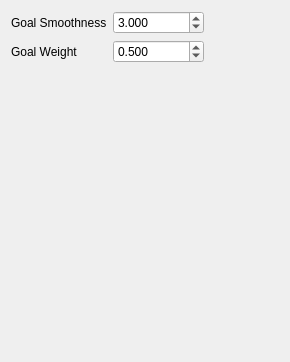
<?xml version="1.0" encoding="UTF-8"?>
<ui version="4.0">
 <class>goalAttr</class>
 <widget class="QWidget" name="goalAttr">
  <property name="geometry">
   <rect>
    <x>0</x>
    <y>0</y>
    <width>290</width>
    <height>362</height>
   </rect>
  </property>
  <property name="windowTitle">
   <string>Form</string>
  </property>
  <layout class="QGridLayout" name="gridLayout">
   <item row="0" column="0">
    <widget class="QLabel" name="goalSmoothnessLabel">
     <property name="text">
      <string>Goal Smoothness</string>
     </property>
    </widget>
   </item>
   <item row="0" column="1">
    <widget class="QDoubleSpinBox" name="goalSmoothness">
     <property name="decimals">
      <number>3</number>
     </property>
     <property name="maximum">
      <double>999999999.000000000000000</double>
     </property>
     <property name="value">
      <double>3.000000000000000</double>
     </property>
    </widget>
   </item>
   <item row="1" column="0">
    <widget class="QLabel" name="goalObject">
     <property name="text">
      <string>Goal Weight</string>
     </property>
    </widget>
   </item>
   <item row="1" column="1">
    <widget class="QDoubleSpinBox" name="goalWeight">
     <property name="decimals">
      <number>3</number>
     </property>
     <property name="maximum">
      <double>1.000000000000000</double>
     </property>
     <property name="singleStep">
      <double>0.010000000000000</double>
     </property>
     <property name="value">
      <double>0.500000000000000</double>
     </property>
    </widget>
   </item>
   <item row="0" column="2">
    <spacer name="horizontalSpacer">
     <property name="orientation">
      <enum>Qt::Horizontal</enum>
     </property>
     <property name="sizeHint" stdset="0">
      <size>
       <width>40</width>
       <height>20</height>
      </size>
     </property>
    </spacer>
   </item>
   <item row="2" column="1">
    <spacer name="verticalSpacer">
     <property name="orientation">
      <enum>Qt::Vertical</enum>
     </property>
     <property name="sizeHint" stdset="0">
      <size>
       <width>20</width>
       <height>40</height>
      </size>
     </property>
    </spacer>
   </item>
  </layout>
 </widget>
 <resources/>
 <connections/>
</ui>
